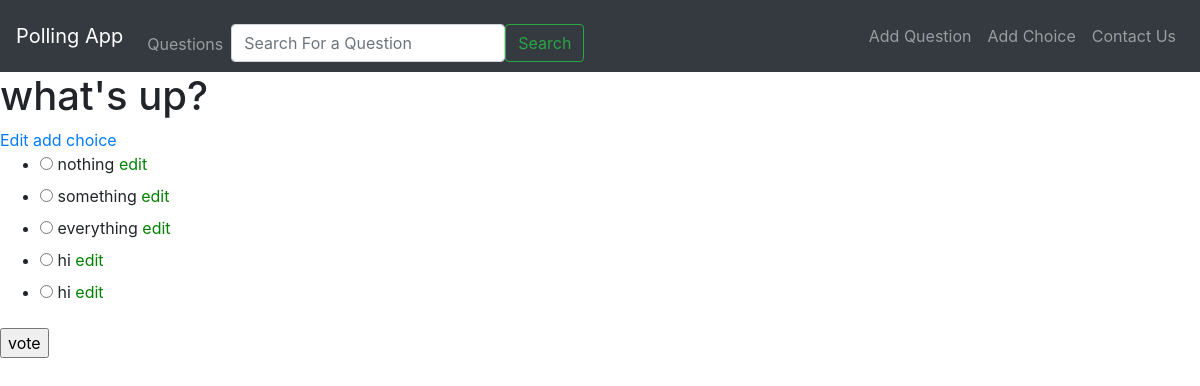
The page /polls/1/ on the database its author committed.
### polls/models.py (models this page shows, shortened)
class Question(models.Model):
    question_text= models.CharField(max_length=200)
    pub_date= models.DateTimeField('date published')

class Choice(models.Model):
    question= models.ForeignKey(Question, on_delete=models.CASCADE)
    choice_text= models.CharField('choice text',max_length=200)
    votes= models.IntegerField(default=0)

### polls/views.py (the view)
# urls.py: path('<int:pk>/', views.DetailView.as_view(), name='detail'),
class DetailView(generic.DetailView):
    model=Question
    template_name='polls/detail.html'

### polls/templates/polls/detail.html (shortened to what this page needs)
{% extends 'polls/base.html' %}
{% block content %}
<h1>{{ question.question_text }}</h1>
    <a href="{% url 'polls:edit_question' question.id %}">Edit</a>
    <a href="{% url 'polls:add_choice' question.id %}">add choice</a>
<form action="{% url 'polls:vote' question.id %}" method="post">
    <ul>
        {% for choice in question.choice_set.all %}
        <li>
            <input type="radio" id="choice{{ forloop.counter }}" name="choice" value="{{ choice.id }}">
            <label for="choice{{ forloop.counter }}">{{ choice.choice_text }}</label>
            <a href="{% url 'polls:edit_choice' choice.id %}">edit</a>
        </li>
        {% endfor %}
    </ul>
    <input type="submit" value="vote">
</form>
{% endblock %}

### polls/static/polls/style.css (style rules this page uses)
li a { color: green; }

### rows shown on the page
Question: question_text "what's up?"
Choice: choice_text "nothing"
Choice: choice_text "something"
Choice: choice_text "everything"
Choice: choice_text "hi"
Choice: choice_text "hi"
